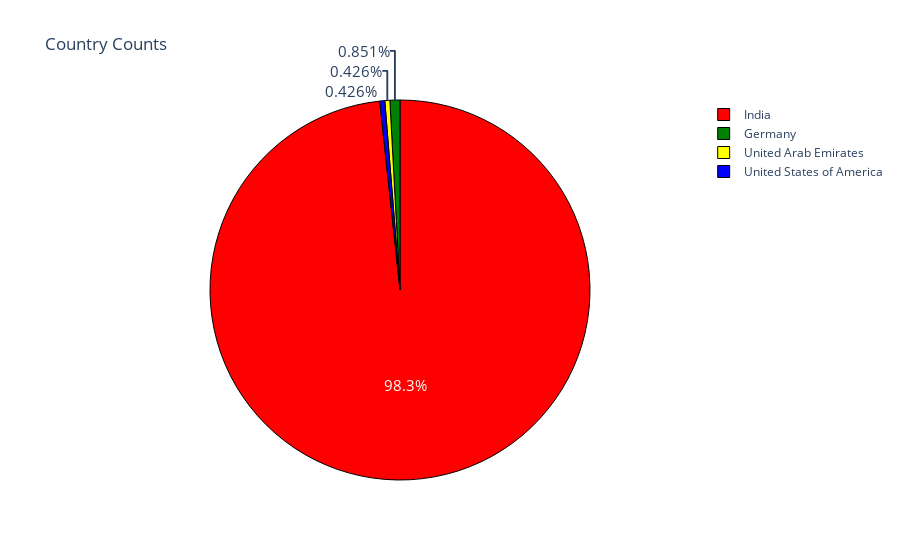

Write notebook code for a chart like this one.
### Code cell
label=country.index
counts=country.values
colors=['red','green','yellow','blue']
fig=go.Figure(data=[go.Pie(labels=label,values=counts)])
fig.update_layout(title_text="Country Counts")
fig.update_traces(hoverinfo='label+value+percent',textinfo='percent',textfont_size=15,
                 marker=dict(colors=colors,line=dict(color='black',width=1)))
fig.show()

### Figure 1 — Plotly figure (JSON) as saved in the notebook; plotly's stock layout.template omitted (floating-point values rounded to 4 significant figures)
{"data": [{"hoverinfo": "label+value+percent", "labels": ["India", "Germany", "United Arab Emirates", "United States of America"], "marker": {"colors": ["red", "green", "yellow", "blue"], "line": {"color": "black", "width": 1}}, "textfont": {"size": 15}, "textinfo": "percent", "type": "pie", "values": [231, 2, 1, 1]}], "layout": {"autosize": true, "title": {"text": "Country Counts"}}}
